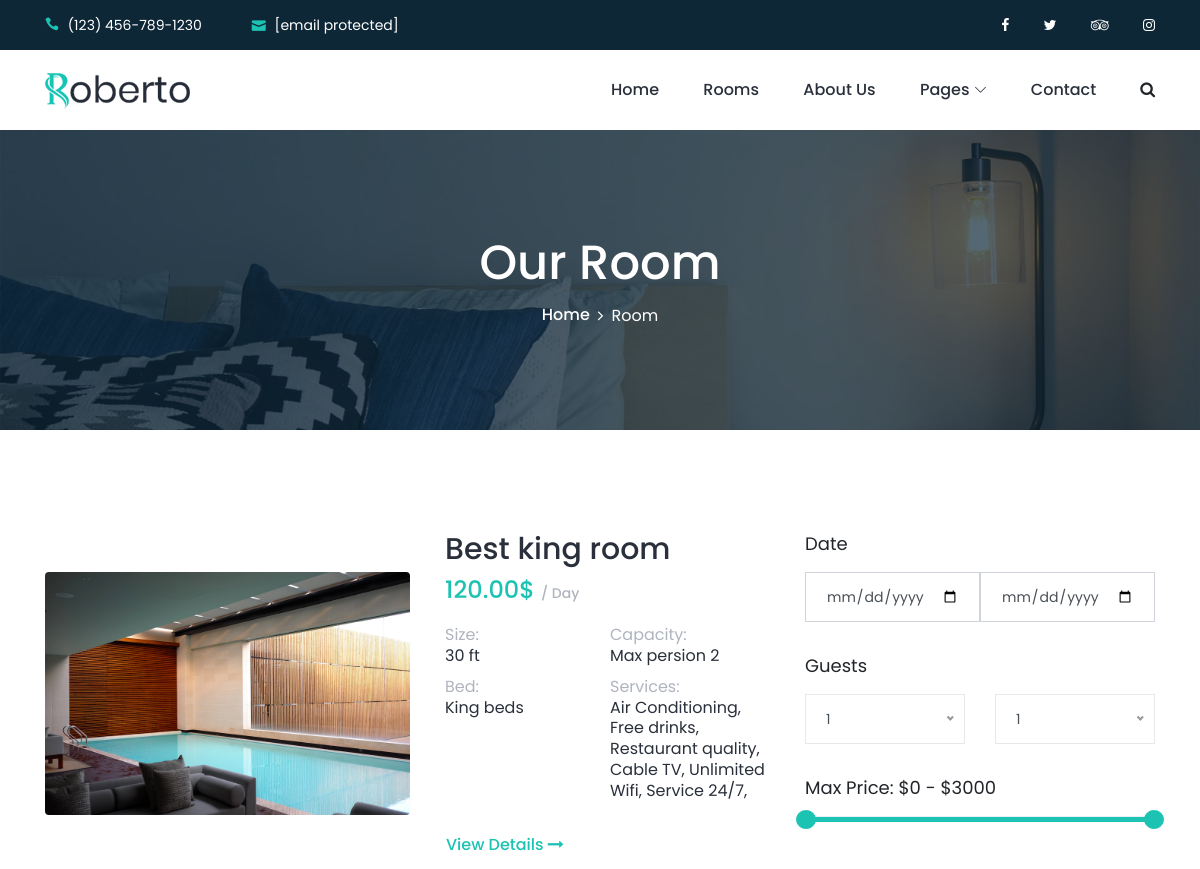
/booking/room/ (upper part), run on an earlier commit of the app's database.
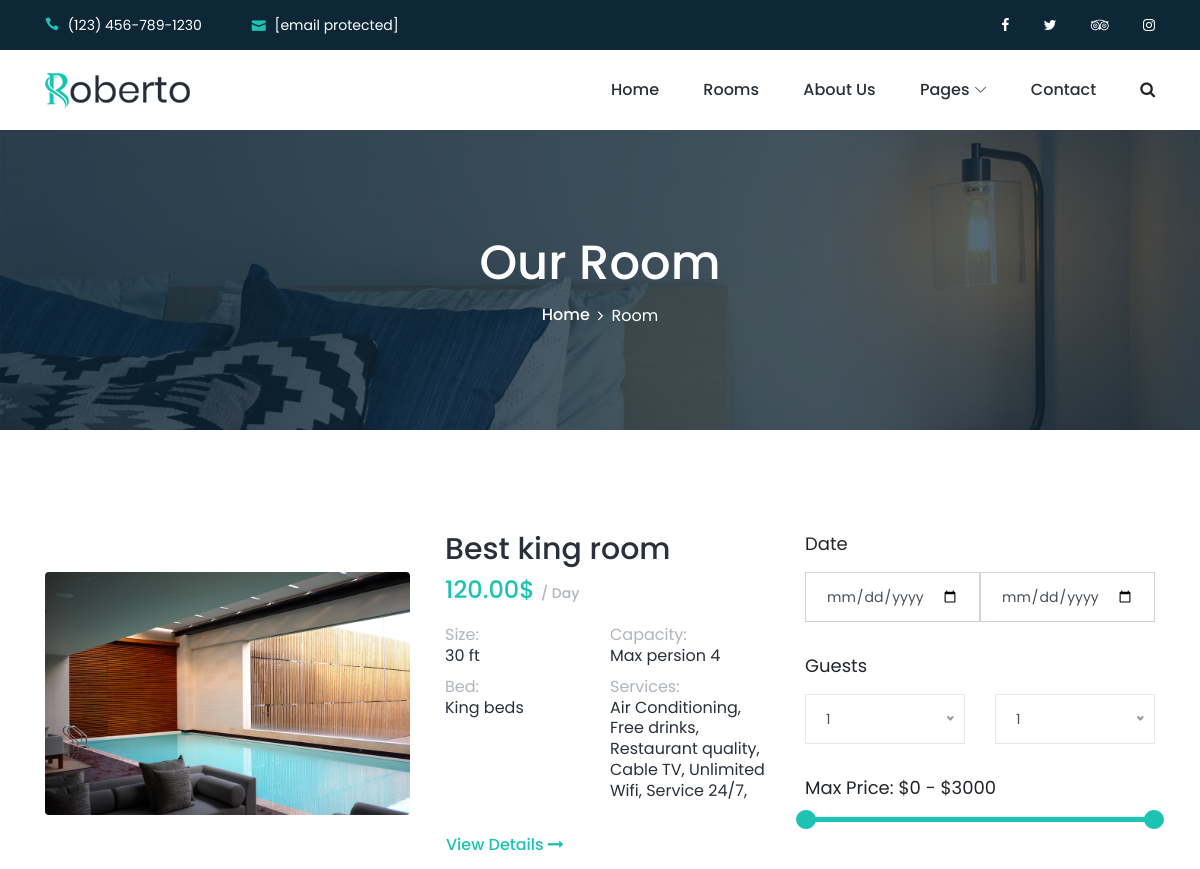
And on a later commit of the database.
### apps/booking/models.py (models this page shows, shortened)
class BookingBaseModel(models.Model):
    name = models.CharField(max_length=221)
    modified_date = models.DateTimeField(auto_now=True)
    created_date = models.DateTimeField(auto_now_add=True)
    class Meta:
        abstract = True

class Room(BookingBaseModel):
    slug = models.SlugField(null=True, blank=True, unique=True)
    size = models.CharField(max_length=221)
    capacity = models.IntegerField()
    price = models.DecimalField(max_digits=5, decimal_places=2)  # $999.99
    services = models.ManyToManyField(RoomService)
    description = RichTextField(null=True, blank=True)

class RoomImage(models.Model):
    room = models.ForeignKey(Room, on_delete=models.CASCADE)
    image = models.ImageField(upload_to='rooms/')

### apps/booking/views.py (the view, shortened to what this page needs)
# urls.py: path('room/', room, name='room'),
def room(request):
    rooms = Room.objects.order_by('-id')
    checkin = request.GET.get('checkin-date')  # '2023-07-05'
    checkout = request.GET.get('checkout-date')
    adults = request.GET.get('adults')
    children = request.GET.get('children')
    data = [checkin, checkout, adults, children]
    credentials = [checkin, checkout, adults, children]
    paginator = Paginator(rooms, 5)  # Show 5 rooms per page.
    page_number = request.GET.get("page")
    page_obj = paginator.get_page(page_number)
    data_url = f"checkin-date={checkin}&checkout-date={checkout}&adults={adults}&children={children}"
    ctx = {
        "object_list": page_obj,
        "data_url": data_url,
    }
    return render(request, 'booking/room.html', ctx)

### templates/booking/room.html (shortened to what the changed rows need)
{% extends 'base.html' %}
{% load static %}
{% block content %}
    <div class="breadcrumb-area bg-img bg-overlay jarallax"
         style="background-image: url({% static 'img/bg-img/16.jpg' %});">
        <div class="container h-100">
            <div class="row h-100 align-items-center">
                <div class="col-12">
                    <div class="breadcrumb-content text-center">
                        <h2 class="page-title">Our Room</h2>
                    </div>
                </div>
            </div>
        </div>
    </div>
    <div class="roberto-rooms-area section-padding-100-0">
        <div class="container">
            <div class="row">
                <div class="col-12 col-lg-8">
                    {% for object in object_list %}
                        <div class="single-room-area d-flex align-items-center mb-50 wow fadeInUp"
                             data-wow-delay="100ms">
                            <div class="room-thumbnail">
                                <img src="{{ object.roomimage_set.first.image.url }}" alt="">
                            </div>
                            <div class="room-content">
                                <h2>{{ object.name }}</h2>
                                <h4>{{ object.price }}$ <span>/ Day</span></h4>
                                <div class="room-feature">
                                    <h6>Size: <span>{{ object.size }}</span></h6>
                                    <h6>Capacity: <span>Max persion {{ object.capacity }}</span></h6>
                                    <h6>Bed: <span>King beds</span></h6>
                                    <h6>Services:
                                        <span>
                                        {% for service in object.services.all %}
                                            {{ service.name }},
                                        {% endfor %}
                                    </span>
                                    </h6>
                                </div>
                                <a href="{% url 'booking:room_detail' object.slug %}?{{ data_url }}"
                                   class="btn view-detail-btn">View
                                    Details <i class="fa fa-long-arrow-right"
                                               aria-hidden="true"></i></a>
                            </div>
                        </div>
                    {% endfor %}
                </div>
            </div>
        </div>
    </div>
{% endblock %}

What changed in the data, as far as the page shows it:
changed Room "Best king room": capacity "2" → "4"
